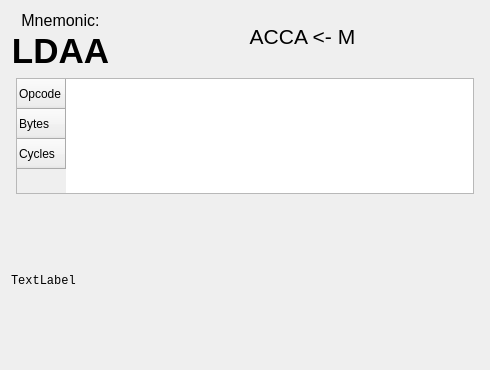
<?xml version="1.0" encoding="UTF-8"?>
<ui version="4.0">
 <class>InstructionInfoDialog</class>
 <widget class="QDialog" name="InstructionInfoDialog">
  <property name="geometry">
   <rect>
    <x>0</x>
    <y>0</y>
    <width>490</width>
    <height>370</height>
   </rect>
  </property>
  <property name="sizePolicy">
   <sizepolicy hsizetype="Preferred" vsizetype="Preferred">
    <horstretch>0</horstretch>
    <verstretch>0</verstretch>
   </sizepolicy>
  </property>
  <property name="minimumSize">
   <size>
    <width>490</width>
    <height>370</height>
   </size>
  </property>
  <property name="maximumSize">
   <size>
    <width>490</width>
    <height>370</height>
   </size>
  </property>
  <property name="windowTitle">
   <string>Dialog</string>
  </property>
  <widget class="QLabel" name="labelInstruction">
   <property name="geometry">
    <rect>
     <x>0</x>
     <y>30</y>
     <width>121</width>
     <height>41</height>
    </rect>
   </property>
   <property name="minimumSize">
    <size>
     <width>0</width>
     <height>0</height>
    </size>
   </property>
   <property name="font">
    <font>
     <pointsize>26</pointsize>
     <bold>true</bold>
    </font>
   </property>
   <property name="text">
    <string>LDAA</string>
   </property>
   <property name="alignment">
    <set>Qt::AlignmentFlag::AlignCenter</set>
   </property>
  </widget>
  <widget class="QLabel" name="labelDescription">
   <property name="geometry">
    <rect>
     <x>11</x>
     <y>200</y>
     <width>471</width>
     <height>161</height>
    </rect>
   </property>
   <property name="minimumSize">
    <size>
     <width>0</width>
     <height>0</height>
    </size>
   </property>
   <property name="font">
    <font>
     <family>Courier New</family>
    </font>
   </property>
   <property name="text">
    <string>TextLabel</string>
   </property>
   <property name="wordWrap">
    <bool>true</bool>
   </property>
  </widget>
  <widget class="QLabel" name="labelOperation">
   <property name="geometry">
    <rect>
     <x>127</x>
     <y>1</y>
     <width>351</width>
     <height>71</height>
    </rect>
   </property>
   <property name="font">
    <font>
     <pointsize>16</pointsize>
    </font>
   </property>
   <property name="text">
    <string>ACCA &lt;- M</string>
   </property>
   <property name="scaledContents">
    <bool>false</bool>
   </property>
   <property name="alignment">
    <set>Qt::AlignmentFlag::AlignCenter</set>
   </property>
   <property name="wordWrap">
    <bool>true</bool>
   </property>
  </widget>
  <widget class="QLabel" name="label">
   <property name="geometry">
    <rect>
     <x>10</x>
     <y>10</y>
     <width>101</width>
     <height>21</height>
    </rect>
   </property>
   <property name="font">
    <font>
     <pointsize>12</pointsize>
    </font>
   </property>
   <property name="text">
    <string>Mnemonic:</string>
   </property>
   <property name="alignment">
    <set>Qt::AlignmentFlag::AlignCenter</set>
   </property>
  </widget>
  <widget class="QTableWidget" name="tableWidget">
   <property name="geometry">
    <rect>
     <x>16</x>
     <y>78</y>
     <width>458</width>
     <height>116</height>
    </rect>
   </property>
   <property name="verticalScrollBarPolicy">
    <enum>Qt::ScrollBarPolicy::ScrollBarAlwaysOff</enum>
   </property>
   <property name="horizontalScrollBarPolicy">
    <enum>Qt::ScrollBarPolicy::ScrollBarAlwaysOff</enum>
   </property>
   <property name="editTriggers">
    <set>QAbstractItemView::EditTrigger::NoEditTriggers</set>
   </property>
   <property name="tabKeyNavigation">
    <bool>false</bool>
   </property>
   <property name="showDropIndicator" stdset="0">
    <bool>false</bool>
   </property>
   <property name="dragDropOverwriteMode">
    <bool>false</bool>
   </property>
   <property name="cornerButtonEnabled">
    <bool>false</bool>
   </property>
   <attribute name="horizontalHeaderVisible">
    <bool>true</bool>
   </attribute>
   <attribute name="verticalHeaderVisible">
    <bool>true</bool>
   </attribute>
   <row>
    <property name="text">
     <string>Opcode</string>
    </property>
   </row>
   <row>
    <property name="text">
     <string>Bytes</string>
    </property>
   </row>
   <row>
    <property name="text">
     <string>Cycles</string>
    </property>
   </row>
  </widget>
 </widget>
 <resources/>
 <connections/>
</ui>
